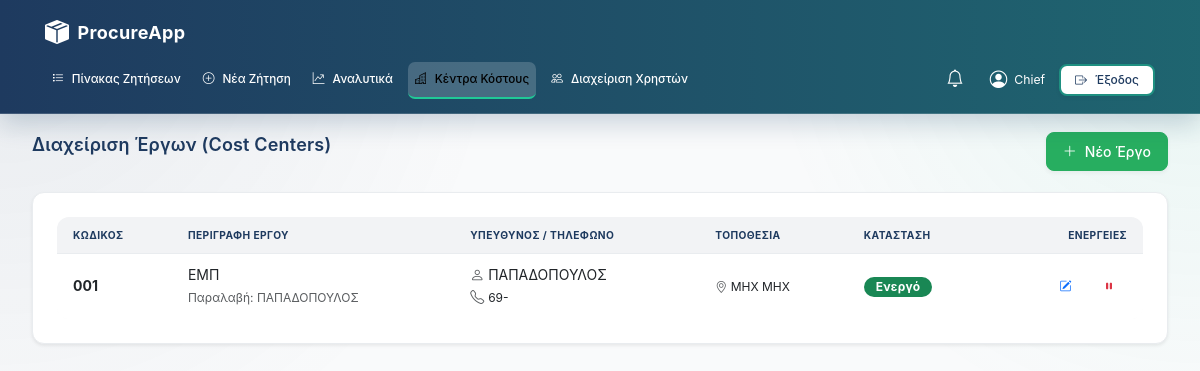
The app's page /chief/cost-centers (signed in) with its own data.
### models.py (models this page shows)
class CostCenter(db.Model):
    __tablename__ = "cost_centers"
    id = db.Column(db.Integer, primary_key=True)
    code = db.Column(db.String(50), unique=True, nullable=False)
    name = db.Column(db.String(200), nullable=False)
    is_active = db.Column(db.Boolean, default=True, nullable=False)
    address = db.Column(db.String(250), nullable=True)
    project_manager = db.Column(db.String(120), nullable=True)
    receiving_manager = db.Column(db.String(120), nullable=True)
    phone = db.Column(db.String(50), nullable=True)

### app/routes/admin.py (the view)
@admin_bp.route("/cost-centers")
@require_role("chief")
def cost_centers():
    ccs = CostCenter.query.all()
    return render_template("chief_cost_centers.html", cost_centers=ccs)

### app/auth.py (called while the page is built)
def require_roles(*roles):
    def wrap(fn):
        @wraps(fn)
        def inner(*args, **kwargs):
            if session.get("role") not in roles:
                flash("Δεν έχεις δικαίωμα πρόσβασης.", "danger")
                return redirect(url_for("auth.login"))
            return fn(*args, **kwargs)
        return inner
    return wrap

### templates/chief_cost_centers.html (shortened to what this page needs)
{% extends "base.html" %}
{% block content %}
<div class="d-flex justify-content-between align-items-center mb-4">
    <h3>Διαχείριση Έργων (Cost Centers)</h3>
    <button class="btn btn-success" data-bs-toggle="modal" data-bs-target="#addCCModal"><i class="bi bi-plus-lg"></i> Νέο Έργο</button>
</div>
<div class="card shadow-sm">
    <div class="table-responsive">
        <table class="table table-hover align-middle mb-0">
            <thead class="table-light">
                <tr>
                    <th>Κωδικός</th>
                    <th>Περιγραφή Έργου</th>
                    <th>Υπεύθυνος / Τηλέφωνο</th>
                    <th>Τοποθεσία</th>
                    <th>Κατάσταση</th>
                    <th class="text-end">Ενέργειες</th>
                </tr>
            </thead>
            <tbody>
                {% for cc in cost_centers %}
                <tr>
                    <td class="fw-bold">{{ cc.code }}</td>
                    <td>
                        {{ cc.name }}<br>
                        <small class="text-muted">Παραλαβή: {{ cc.receiving_manager or '-' }}</small>
                    </td>
                    <td>
                        <i class="bi bi-person text-muted"></i> {{ cc.project_manager or '-' }}<br>
                        <i class="bi bi-telephone text-muted"></i> <small>{{ cc.phone or '-' }}</small>
                    </td>
                    <td>
                        <small><i class="bi bi-geo-alt text-muted"></i> {{ cc.address or '-' }}</small>
                    </td>
                    <td>
                        {% if cc.is_active %}
                        <span class="badge bg-success">Ενεργό</span>
                        {% else %}
                        <span class="badge bg-secondary">Ανενεργό</span>
                        {% endif %}
                    </td>
                    <td class="text-end text-nowrap">
                        <button type="button" class="btn btn-sm btn-outline-primary me-1" data-bs-toggle="modal" data-bs-target="#editCCModal{{ cc.id }}" title="Επεξεργασία">
                            <i class="bi bi-pencil-square"></i>
                        </button>
                        <form method="post" action="{{ url_for('admin.toggle_cost_center', cc_id=cc.id) }}" class="d-inline">
                            {% if cc.is_active %}
                            <button class="btn btn-sm btn-outline-danger" title="Απενεργοποίηση"
                                onclick="return confirm('Σίγουρα θέλετε να απενεργοποιήσετε το έργο &quot;{{ cc.name }}&quot;; Δεν θα είναι διαθέσιμο σε νέες ζητήσεις.')"
                            ><i class="bi bi-pause-fill"></i></button>
                            {% else %}
                            <button class="btn btn-sm btn-outline-success" title="Ενεργοποίηση"
                                onclick="return confirm('Θέλετε να ενεργοποιήσετε ξανά το έργο &quot;{{ cc.name }}&quot;;')"
                            ><i class="bi bi-play-fill"></i></button>
                            {% endif %}
                        </form>
                    </td>
                </tr>
                {% else %}
                <tr><td colspan="6" class="text-center py-4 text-muted">Δεν βρέθηκαν έργα.</td></tr>
                {% endfor %}
            </tbody>
        </table>
    </div>
</div>
{% endblock %}

### app/static/css/layouts.css (style rules this page uses)
.d-flex { display: flex; }
.align-items-center { align-items: center; }
.justify-content-between { justify-content: space-between; }
.mb-0 { margin-bottom: 0; }
.mb-4 { margin-bottom: var(--space-4); }
.d-inline { display: inline; }

### app/static/css/dashboard-unified.css (style rules this page uses)
:root { --ui-shell-max-width: 1600px; --ui-panel-bg: var(--color-white, #ffffff); --ui-panel-border: var(--color-gray-200, #e5e7eb); --ui-muted-bg: var(--color-gray-50, #f8fafc); --ui-row-hover: rgba(32, 201, 151, 0.08); --ui-heading: var(--color-navy, var(--color-primary-navy, #1e3a5f)); --ui-accent: var(--color-teal, var(--color-primary-accent, #20c997)); --ui-shadow-soft: 0 10px 28px rgba(15, 58, 95, 0.08); }
body.dashboard-unified { background: radial-gradient(circle at top right, rgba(32, 201, 151, 0.08), transparent 35%), radial-gradient(circle at top left, rgba(30, 58, 95, 0.08), transparent 40%), var(--ui-muted-bg); color: var(--color-text-primary, var(--text-primary, #1f2937)); }
.dashboard-unified h1, .dashboard-unified h2, .dashboard-unified h3, .dashboard-unified .page-header h1 { color: var(--ui-heading); letter-spacing: 0.01em; }
.dashboard-unified .card, .dashboard-unified .filters-sidebar, .dashboard-unified .kpi-card, .dashboard-unified .card-kpi { background: var(--ui-panel-bg); border: 1px solid var(--ui-panel-border); border-radius: 12px; box-shadow: var(--ui-shadow-soft); }
.dashboard-unified .card::before, .dashboard-unified .card-kpi::before { display: none; }
.dashboard-unified .table { margin-bottom: 0; border-collapse: separate; border-spacing: 0; }
.dashboard-unified .table thead th { background: color-mix(in srgb, var(--ui-heading) 6%, #ffffff 94%); color: var(--ui-heading); font-size: 0.73rem; font-weight: 700; letter-spacing: 0.04em; text-transform: uppercase; border-bottom: 1px solid var(--ui-panel-border); white-space: nowrap; padding-top: 0.72rem; padding-bottom: 0.72rem; }
.dashboard-unified .table tbody td { padding-top: 0.7rem; padding-bottom: 0.7rem; border-bottom: 1px solid var(--ui-panel-border); vertical-align: middle; }
.dashboard-unified .table-responsive { border-radius: 12px; }
.dashboard-unified .badge, .dashboard-unified .rounded-pill { font-weight: 700; letter-spacing: 0.015em; }
.dashboard-unified .btn { border-radius: 8px; }

### records on screen
CostCenter: code "001", name "ΕΜΠ", receiving_manager "ΠΑΠΑΔΟΠΟΥΛΟΣ", project_manager "ΠΑΠΑΔΟΠΟΥΛΟΣ", phone "69-", address "ΜΗΧ ΜΗΧ", is_active "Ενεργό"

### other values on screen
{{ session.get('name') }} "Chief"
